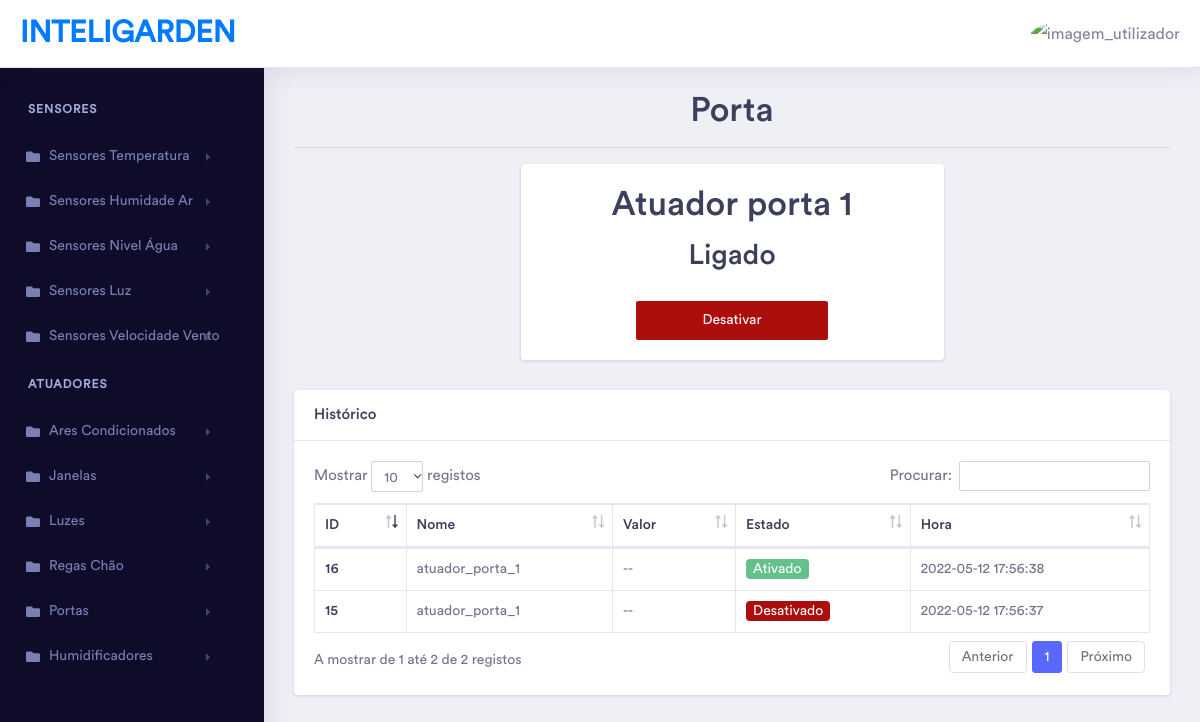
Screenshot of /?pagina=separadores/atuadores/atuador_porta.php&nome=atuador_porta_1 (signed in) with the database file from the repository.
### tables this page shows
CREATE TABLE `dispositivos` (
  `id` int(11) NOT NULL,
  `nome` varchar(50) NOT NULL,
  `valor` int(11) NOT NULL,
  `estado` tinyint(1) NOT NULL,
  `hora` timestamp NOT NULL DEFAULT CURRENT_TIMESTAMP ON UPDATE CURRENT_TIMESTAMP,
  `tipo_disp` int(11) NOT NULL
);

CREATE TABLE `log_atuadores_bool` (
  `id` int(11) NOT NULL,
  `nome` varchar(50) NOT NULL,
  `valor` int(11) DEFAULT NULL,
  `estado` tinyint(1) NOT NULL,
  `hora` timestamp NOT NULL DEFAULT CURRENT_TIMESTAMP ON UPDATE CURRENT_TIMESTAMP
);

### separadores/atuadores/atuador_porta.php (the view, shortened to what this page needs)
<?php
$nome = $_GET["nome"];
$sql4 = "SELECT * FROM dispositivos WHERE nome = '$nome'";
$resultado4 = $conn->query($sql4);
if ($resultado4->num_rows > 0) {
    while ($row = $resultado4->fetch_assoc()) {
?>
        <div class="dashboard-wrapper">
            <div class="dashboard-ecommerce">
                <div class="container-fluid dashboard-content ">
                    <h1>Porta</h1>
                    <hr>
                    <div class="row">
                        <div class="col"></div>
                        <div class="col-xl-6 col-lg-12 col-md-12 col-sm-12 col-12">
                            <div class="card">
                                <div class="card-body corpoEstadoAtuadores text-center">
                                    <div class="icon text-center">
                                        <h1><?php echo ucfirst(preg_replace('/_/', ' ', $nome))  ?></h1>
                                        <?php if ($row["estado"] == 1) { ?>
                                            <h2>Ligado</h2>
                                        <?php } else { ?>
                                            <h2>Desligado</h2>
                                        <?php } ?>
                                    </div>
                                    <form action="../../api/api.php" method="POST" class="text-center">
                                        <?php if ($row["estado"] == 1) { ?>
                                            <button type="submit" class="btn btn-danger btnEstado mt-3" name="estado" id="btnEstado" value="0">Desativar</button>
                                        <?php } else { ?>
                                            <button type="submit" class="btn btn-success btnEstado mt-3" name="estado" id="btnEstado" value="1">Ativar</button>
                                        <?php } ?>
                                    </form>
                                </div>
                            </div>
                        </div>
                <?php
            }
        }
                ?>
                <div class="col"></div>
                    </div>
                    <div class="row">
                        <div class="col-xl-12 col-lg-12 col-md-12 col-sm-12 col-12">
                            <div class="card">
                                <h5 class="card-header">Histórico</h5>
                                <div class="card-body">
                                    <div class="table-responsive">
                                        <table class="table table-bordered first">
                                            <thead>
                                                <tr>
                                                    <th scope="col">ID</th>
                                                    <th scope="col">Nome</th>
                                                    <th scope="col">Valor</th>
                                                    <th scope="col">Estado</th>
                                                    <th scope="col">Hora</th>
                                                </tr>
                                            </thead>
                                            <tbody>
                                                <?php
                                                $sql4 = "SELECT * FROM log_atuadores_bool WHERE nome = '$nome'";
                                                $resultado4 = $conn->query($sql4);
                                                if ($resultado4->num_rows > 0) {
                                                    while ($row = $resultado4->fetch_assoc()) {
                                                ?>
                                                        <tr>
                                                            <th scope="row"><?php echo $row["id"] ?></th>
                                                            <td><?php echo $row["nome"] ?></td>
                                                            <td>--</td>
                                                            <?php
                                                            if ($row["estado"] == 1) {
                                                                $estado = "Ativado";
                                                            ?><td><span class="badge badge-success"><?php echo $estado; ?></span></td>
                                                            <?php
                                                            } else {
                                                                $estado = "Desativado";
                                                            ?><td><span class="badge badge-danger"><?php echo $estado; ?></span></td>
                                                            <?php
                                                            }
                                                            ?>
                                                            <td><?php echo $row["hora"] ?></td>
                                                        </tr>
                                                <?php
                                                    }
                                                }
                                                ?>
                                            </tbody>
                                        </table>
                                    </div>
                                </div>
                            </div>
                        </div>
                    </div>
                </div>
            </div>
        </div>

### css/atuadores/atuador_AC.css (style rules this page uses)
.badge-success { background-color: #65C18C; }
.badge-danger { background-color: #AC0D0D; }
.btn-danger { background-color: #AC0D0D; }
.btnTemperatura, .btnEstado { width: 50%; border: none; }

### css/pagina_inicial.css (style rules this page uses)
h1 { text-align: center; }

### rows the page displays
dispositivos: estado "Ligado"
log_atuadores_bool: id "15", nome "atuador_porta_1", estado "Desativado", hora "2022-05-12 17:56:37"
log_atuadores_bool: id "16", nome "atuador_porta_1", estado "Ativado", hora "2022-05-12 17:56:38"
